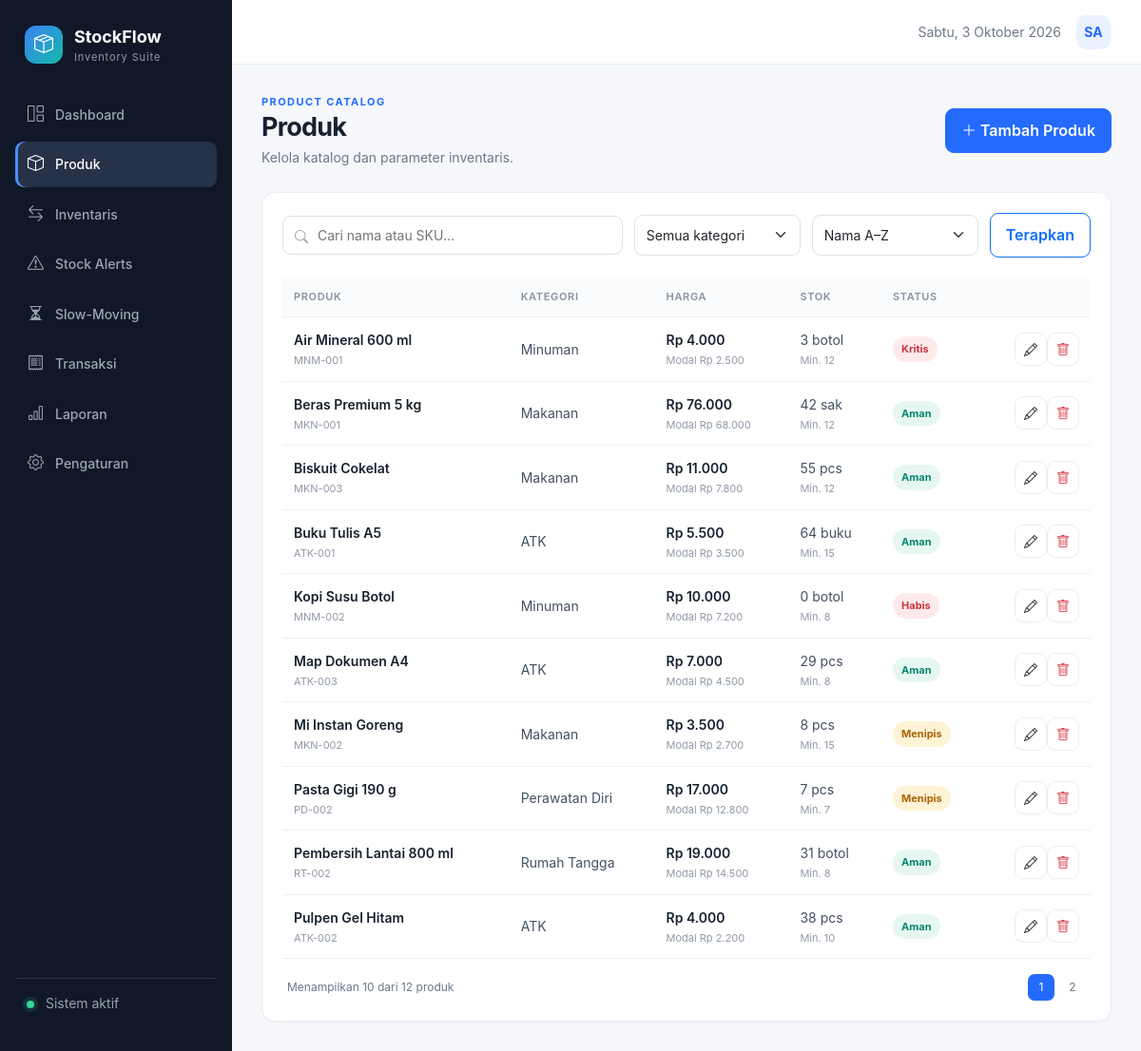
Page /products on the committed database.
### tables this page shows
CREATE TABLE products (
    id INTEGER PRIMARY KEY AUTOINCREMENT,
    sku TEXT NOT NULL UNIQUE,
    name TEXT NOT NULL,
    category_id INTEGER NOT NULL,
    purchase_price REAL NOT NULL DEFAULT 0 CHECK (purchase_price >= 0),
    selling_price REAL NOT NULL DEFAULT 0 CHECK (selling_price >= 0),
    stock INTEGER NOT NULL DEFAULT 0 CHECK (stock >= 0),
    min_stock INTEGER NOT NULL DEFAULT 0 CHECK (min_stock >= 0),
    target_stock INTEGER NOT NULL DEFAULT 0 CHECK (target_stock >= 0),
    unit TEXT NOT NULL DEFAULT 'pcs',
    active INTEGER NOT NULL DEFAULT 1,
    created_at TEXT NOT NULL DEFAULT CURRENT_TIMESTAMP,
    updated_at TEXT NOT NULL DEFAULT CURRENT_TIMESTAMP,
    FOREIGN KEY (category_id) REFERENCES categories(id) ON DELETE RESTRICT
);

CREATE TABLE categories (
    id INTEGER PRIMARY KEY AUTOINCREMENT,
    name TEXT NOT NULL UNIQUE,
    description TEXT DEFAULT ''
);

### inventory/routes.py (the view)
@bp.route("/products")
def products():
    database = get_db()
    query = request.args.get("q", "").strip()
    category = request.args.get("category", type=int)
    sort = request.args.get("sort", "name")
    page = max(1, request.args.get("page", 1, type=int))
    per_page = current_app.config["ITEMS_PER_PAGE"]
    order_map = {
        "name": "p.name ASC", "stock_low": "p.stock ASC", "stock_high": "p.stock DESC",
        "value": "(p.stock * p.purchase_price) DESC", "newest": "p.id DESC",
    }
    conditions = ["p.active = 1"]
    params = []
    if query:
        conditions.append("(p.name LIKE ? OR p.sku LIKE ?)")
        params.extend([f"%{query}%", f"%{query}%"])
    if category:
        conditions.append("p.category_id = ?")
        params.append(category)
    where = " AND ".join(conditions)
    total = database.execute(f"SELECT COUNT(*) FROM products p WHERE {where}", params).fetchone()[0]
    rows = database.execute(
        f"""
        SELECT p.*, c.name AS category_name FROM products p
        JOIN categories c ON c.id = p.category_id WHERE {where}
        ORDER BY {order_map.get(sort, order_map['name'])} LIMIT ? OFFSET ?
        """,
        [*params, per_page, (page - 1) * per_page],
    ).fetchall()
    categories = database.execute("SELECT * FROM categories ORDER BY name").fetchall()
    return render_template(
        "products.html", products=rows, categories=categories, page=page,
        pages=max(1, math.ceil(total / per_page)), total=total,
    )

### inventory/db.py (called while the page is built)
def get_db():
    if "db" not in g:
        g.db = sqlite3.connect(current_app.config["DATABASE"])
        g.db.row_factory = sqlite3.Row
        g.db.execute("PRAGMA foreign_keys = ON")
    return g.db

### inventory/routes.py (called while the page is built)
@bp.app_template_filter("currency")
def currency(value):
    return "Rp {:,.0f}".format(value or 0).replace(",", ".")

@bp.app_context_processor
def template_helpers():
    return {"stock_status": stock_status}

### inventory/services.py (called while the page is built)
def stock_status(stock, minimum):
    if stock <= 0:
        return "critical", "Habis"
    if stock <= max(1, minimum // 2):
        return "critical", "Kritis"
    if stock <= minimum:
        return "warning", "Menipis"
    return "safe", "Aman"

### inventory/templates/products.html (shortened to what this page needs)
{% extends 'base.html' %}{% block title %}Produk{% endblock %}
{% block content %}
<div class="page-heading"><div><p class="eyebrow">PRODUCT CATALOG</p><h1>Produk</h1><p>Kelola katalog dan parameter inventaris.</p></div><a href="{{ url_for('main.product_new') }}" class="btn btn-primary"><i class="bi bi-plus-lg"></i> Tambah Produk</a></div>
<section class="panel">
  <form class="filter-bar" method="get"><div class="search-box"><i class="bi bi-search"></i><input name="q" value="{{ request.args.get('q','') }}" placeholder="Cari nama atau SKU..."></div>
    <select name="category" class="form-select"><option value="">Semua kategori</option></select>
    <select name="sort" class="form-select"><option value="name">Nama A–Z</option></select>
    <button class="btn btn-outline-primary">Terapkan</button></form>
  <div class="table-responsive"><table class="table align-middle"><thead><tr><th>Produk</th><th>Kategori</th><th>Harga</th><th>Stok</th><th>Status</th><th></th></tr></thead><tbody>
  {% for p in products %}{% set tone,label = stock_status(p.stock,p.min_stock) %}<tr><td><strong>{{ p.name }}</strong><small>{{ p.sku }}</small></td><td>{{ p.category_name }}</td><td><strong>{{ p.selling_price|currency }}</strong><small>Modal {{ p.purchase_price|currency }}</small></td><td>{{ p.stock }} {{ p.unit }}<small>Min. {{ p.min_stock }}</small></td><td><span class="stock-badge {{ tone }}">{{ label }}</span></td><td class="text-end"><a class="btn btn-sm btn-icon" href="{{ url_for('main.product_edit',product_id=p.id) }}"><i class="bi bi-pencil"></i></a><form method="post" action="{{ url_for('main.product_delete',product_id=p.id) }}" class="d-inline" onsubmit="return confirm('Nonaktifkan produk ini?')"><button class="btn btn-sm btn-icon text-danger"><i class="bi bi-trash"></i></button></form></td></tr>
  {% else %}<tr><td colspan="6" class="empty-state">Produk tidak ditemukan.</td></tr>{% endfor %}</tbody></table></div>
  <div class="table-footer"><span>Menampilkan {{ products|length }} dari {{ total }} produk</span><div class="pagination-mini">{% for n in range(1,pages+1) %}<a class="{{ 'active' if n==page }}" href="{{ url_for('main.products',page=n,q=request.args.get('q',''),category=request.args.get('category',''),sort=request.args.get('sort','name')) }}">{{ n }}</a>{% endfor %}</div></div>
</section>{% endblock %}

### inventory/static/css/app.css (style rules this page uses)
:root { --ink:#18212f;--muted:#6d7889;--line:#e8edf3;--bg:#f5f7fa;--primary:#246bfd;--nav:#101828;--teal:#12a594;--warning:#f59e0b;--danger:#e5484d }
* { box-sizing:border-box }
body { margin:0;background:var(--bg);color:var(--ink);font-family:Inter,"Segoe UI",Roboto,Helvetica,Arial,sans-serif;font-size:14px }
.page-heading { display:flex;justify-content:space-between;align-items:center;gap:20px;margin-bottom:26px }
.page-heading h1 { font-size:27px;letter-spacing:-.03em;margin:2px 0 5px;font-weight:700 }
.page-heading p { margin:0;color:var(--muted) }
.eyebrow { font-size:11px!important;color:var(--primary)!important;font-weight:700;letter-spacing:.13em }
.btn { border-radius:9px;font-weight:600;padding:.65rem 1rem }
.btn-primary { background:var(--primary);border-color:var(--primary) }
.metric-card,.panel,.mini-stat { background:#fff;border:1px solid var(--line);border-radius:14px;box-shadow:0 1px 2px #18212f08 }
.panel { padding:21px }
.table { margin:0 }
.table>:not(caption)>*>* { padding:13px 12px;border-color:#edf0f4 }
.table thead th { font-size:11px;text-transform:uppercase;letter-spacing:.06em;color:#8791a1;font-weight:600;background:#fafbfc;white-space:nowrap }
.table td { color:#445064 }
.table td strong,.table td small { display:block }
.table td strong { color:var(--ink);font-weight:600 }
.table td small { color:#9099a8;font-size:11px;margin-top:3px }
.stock-badge,.movement-badge { display:inline-block;border-radius:20px;padding:5px 9px;font-size:11px;font-weight:700 }
.stock-badge.safe { color:#07856e;background:#e6f7f2 }
.stock-badge.warning { color:#a96400;background:#fff3d6 }
.stock-badge.critical { color:#c9363e;background:#ffeaeb }
.filter-bar { display:flex;gap:12px;align-items:center;margin-bottom:20px;flex-wrap:wrap }
.filter-bar .form-select,.filter-bar .form-control { width:auto;min-width:175px }
.search-box { position:relative;flex:1;min-width:220px }
.search-box i { position:absolute;left:13px;top:11px;color:#9aa3b1 }
.search-box input { width:100%;border:1px solid #dce2e9;border-radius:9px;padding:9px 12px 9px 36px;outline:none }
.form-control,.form-select { border-radius:9px;border-color:#dce2e9;padding:.62rem .75rem;font-size:14px }
.table-footer { display:flex;align-items:center;justify-content:space-between;padding:16px 5px 0;color:var(--muted);font-size:12px }
.pagination-mini { display:flex;gap:5px }
.pagination-mini a { height:28px;min-width:28px;display:grid;place-items:center;border-radius:7px;text-decoration:none;color:var(--muted) }
.pagination-mini a.active { background:var(--primary);color:#fff }
.btn-icon { padding:6px 9px;border:1px solid var(--line);background:#fff }

### rows in the picture
products: name "Air Mineral 600 ml", sku "MNM-001", category_name "Minuman", selling_price "Rp 4.000", purchase_price "Rp 2.500", stock "3", unit "botol", min_stock "12", label "Kritis"
products: name "Beras Premium 5 kg", sku "MKN-001", category_name "Makanan", selling_price "Rp 76.000", purchase_price "Rp 68.000", stock "42", unit "sak", min_stock "12", label "Aman"
products: name "Biskuit Cokelat", sku "MKN-003", category_name "Makanan", selling_price "Rp 11.000", purchase_price "Rp 7.800", stock "55", unit "pcs", min_stock "12", label "Aman"
products: name "Buku Tulis A5", sku "ATK-001", category_name "ATK", selling_price "Rp 5.500", purchase_price "Rp 3.500", stock "64", unit "buku", min_stock "15", label "Aman"
products: name "Kopi Susu Botol", sku "MNM-002", category_name "Minuman", selling_price "Rp 10.000", purchase_price "Rp 7.200", stock "0", unit "botol", min_stock "8", label "Habis"
products: name "Map Dokumen A4", sku "ATK-003", category_name "ATK", selling_price "Rp 7.000", purchase_price "Rp 4.500", stock "29", unit "pcs", min_stock "8", label "Aman"
products: name "Mi Instan Goreng", sku "MKN-002", category_name "Makanan", selling_price "Rp 3.500", purchase_price "Rp 2.700", stock "8", unit "pcs", min_stock "15", label "Menipis"
products: name "Pasta Gigi 190 g", sku "PD-002", category_name "Perawatan Diri", selling_price "Rp 17.000", purchase_price "Rp 12.800", stock "7", unit "pcs", min_stock "7", label "Menipis"
products: name "Pembersih Lantai 800 ml", sku "RT-002", category_name "Rumah Tangga", selling_price "Rp 19.000", purchase_price "Rp 14.500", stock "31", unit "botol", min_stock "8", label "Aman"
products: name "Pulpen Gel Hitam", sku "ATK-002", category_name "ATK", selling_price "Rp 4.000", purchase_price "Rp 2.200", stock "38", unit "pcs", min_stock "10", label "Aman"

### other values in the picture
{{ products|length }} "10"
{{ total }} "12"
{{ n }} "1" "2"
